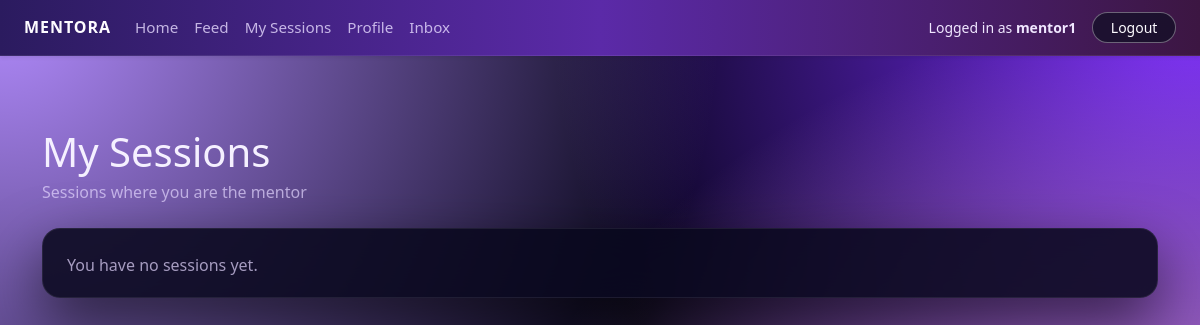
The page /my-sessions/ (signed in) on the database as committed earlier.
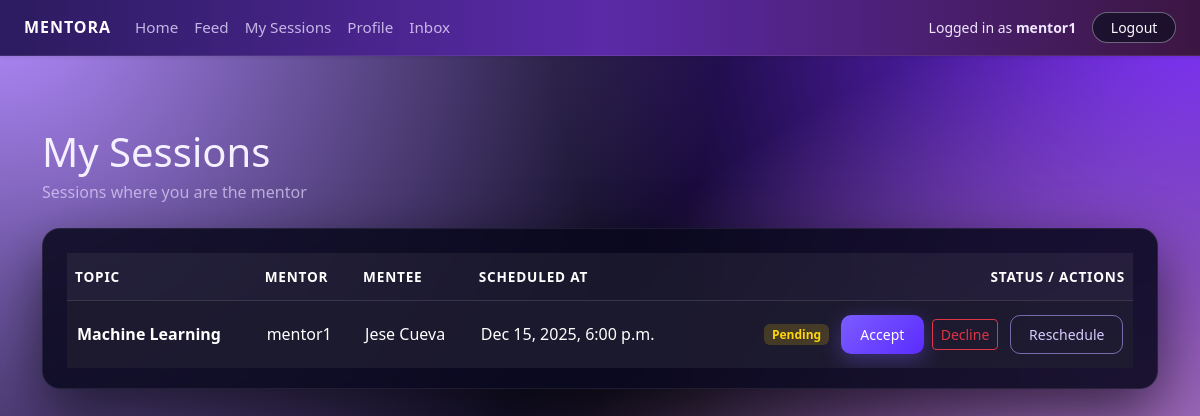
The same page on the database as committed later.
### core/models.py (models this page shows, shortened)
class Session(models.Model):
    STATUS_CHOICES = [
        ("PENDING", "Pending"),
        ("CONFIRMED", "Confirmed"),
        ("COMPLETED", "Completed"),
        ("CANCELLED", "Cancelled"),
    ]
    mentor = models.ForeignKey(
        Profile,
        on_delete=models.CASCADE,
        related_name="sessions_as_mentor",
    )
    mentee = models.ForeignKey(
        Profile,
        on_delete=models.CASCADE,
        related_name="sessions_as_mentee",
    )
    topic = models.CharField(max_length=200)
    scheduled_at = models.DateTimeField()
    status = models.CharField(max_length=10, choices=STATUS_CHOICES, default="PENDING")
    created_at = models.DateTimeField(auto_now_add=True)

class Profile(models.Model):
    ROLE_CHOICES = [
        ("MENTOR", "Mentor"),
        ("MENTEE", "Mentee"),
    ]
    user = models.OneToOneField(
        settings.AUTH_USER_MODEL,
        on_delete=models.CASCADE,
        related_name="profile",
    )
    first_name = models.CharField(max_length=30, blank=True)
    last_name = models.CharField(max_length=30, blank=True)
    role = models.CharField(max_length=10, choices=ROLE_CHOICES)
    public_id = models.CharField(
        max_length=10,
        unique=True,
        editable=False,
        blank=True,
        null=True,
    )
    bio = models.TextField(blank=True)
    skills = models.CharField(
        max_length=255,
        blank=True,
        help_text="Comma-separated skills, e.g. Python, Data Science, Resume Review",
    )
    hourly_rate = models.DecimalField(
        max_digits=6,
        decimal_places=2,
        null=True,
        blank=True,
        help_text="Only for mentors",
    )
    calendly_url = models.URLField(
        blank=True,
        null=True,
        help_text="Mentor's Calendly scheduling link (e.g. https://calendly.com/yourname/30min)",
    )
    photo = models.ImageField(
        upload_to="profiles/",
        blank=True,
        null=True,
    )
    has_seen_welcome = models.BooleanField(default=False)
    def display_name(self):
        name = f"{self.first_name} {self.last_name}".strip()
        return name if name else self.user.username

### core/views.py (the view, shortened to what this page needs)
# urls.py: path("my-sessions/", views.my_sessions, name="my_sessions"),
@login_required
def my_sessions(request):
    profile = request.user.profile
    if profile.role == "MENTOR":
        sessions = (
            Session.objects
            .filter(mentor=profile)
            .exclude(status="CANCELLED")
            .order_by("scheduled_at")
        )
        role_label = "Sessions where you are the mentor"
    context = {
        "sessions": sessions,
        "role_label": role_label,
    }
    return render(request, "core/my_sessions.html", context)

### templates/core/my_sessions.html (shortened to what this page needs)
{% extends "base.html" %}
{% block content %}
<div class="container py-5">
<div class="d-flex justify-content-between align-items-start flex-wrap gap-2 mb-4">
    <div>
        <h1 class="mentora-page-title mb-1">My Sessions</h1>
        <p class="text-muted mb-0">{{ role_label }}</p>
    </div>
</div>
    <div class="mentora-panel">
        {% if sessions %}
            <div class="table-responsive">
                <table class="table table-borderless align-middle mentora-table mb-0">
                    <thead>
                        <tr>
                            <th>Topic</th>
                            <th>Mentor</th>
                            <th>Mentee</th>
                            <th>Scheduled At</th>
                            <th class="text-end">Status / Actions</th>
                        </tr>
                    </thead>
                    <tbody>
                        {% for s in sessions %}
                            <tr>
                                <td><strong>{{ s.topic }}</strong></td>
                                <td>{{ s.mentor.display_name }}</td>
                                <td>{{ s.mentee.display_name }}</td>
                                <td>
                                    {% if s.scheduled_at %}
                                        {{ s.scheduled_at|date:"M d, Y, g:i a" }}
                                    {% else %}
                                        <span class="text-muted">Scheduled session</span>
                                    {% endif %}
                                </td>
                                <td class="text-end">
                                    {% if s.status == "CONFIRMED" %}
                                        <span class="badge bg-success-subtle">Confirmed</span>
                                    {% elif s.status == "CANCELLED" %}
                                        <span class="badge bg-danger-subtle">Cancelled</span>
                                    {% elif s.status == "COMPLETED" %}
                                        <span class="badge bg-secondary-subtle">Completed</span>
                                    {% else %}
                                        <span class="badge bg-warning-subtle">Pending</span>
                                    {% endif %}
                                    {% if user.profile.role == "MENTOR" and s.status == "PENDING" %}
                                        <form method="post"
                                              action="{% url 'update_session_status' s.id 'CONFIRMED' %}"
                                              style="display:inline;">
                                            <button type="submit" class="btn btn-mentora-primary btn-sm ms-2">
                                                Accept
                                            </button>
                                        </form>
                                        <form method="post"
                                              action="{% url 'update_session_status' s.id 'CANCELLED' %}"
                                              style="display:inline;">
                                            <button type="submit"
                                                    class="btn btn-sm btn-outline-danger ms-1">
                                                Decline
                                            </button>
                                        </form>
                                        <a href="#" class="btn btn-mentora-outline btn-sm ms-2">
                                            Reschedule
                                        </a>
                                    {% endif %}
                                </td>
                            </tr>
                        {% endfor %}
                    </tbody>
                </table>
            </div>
        {% else %}
            <p class="text-muted mb-0">
                You have no sessions yet.
            </p>
        {% endif %}
    </div>
</div>
{% endblock %}

### templates/base.html (shortened to what this page needs)
{% load static %}
<link href="https://cdn.jsdelivr.net/npm/bootstrap@5.3.3/dist/css/bootstrap.min.css" rel="stylesheet">
<link rel="stylesheet" href="{% static 'core/styles.css' %}">
<!DOCTYPE html>
<html lang="en">
<head>
    <link
      href="https://cdn.jsdelivr.net/npm/bootstrap@5.3.3/dist/css/bootstrap.min.css"
      rel="stylesheet">
    <link rel="stylesheet" href="{% static 'core/styles.css' %}">
</head>
<body class="mentora-body">
<header>
  <nav class="navbar navbar-expand-lg mentora-nav shadow-sm">
    <div class="container-fluid px-4">
     {% if user.is_authenticated %}
        <a class="navbar-brand mentora-brand" href="{% url 'dashboard' %}">
          Mentora
        </a>
      {% else %}
        <a class="navbar-brand mentora-brand" href="{% url 'home' %}">
          Mentora
        </a>
      {% endif %}
      <div class="collapse navbar-collapse" id="mainNavbar">
        {% if user.is_authenticated %}
          <ul class="navbar-nav me-auto mb-2 mb-lg-0">
            <li class="nav-item">
              <a href="{% url 'dashboard' %}" class="nav-link">Home</a>
            </li>
            <li class="nav-item">
              <a href="{% url 'feed' %}" class="nav-link">Feed</a>
            </li>
            <li class="nav-item">
              <a href="{% url 'my_sessions' %}" class="nav-link">My Sessions</a>
            </li>
            <li class="nav-item">
              <a href="{% url 'profile' %}" class="nav-link">Profile</a>
            </li>
            <li class="nav-item">
              <a href="{% url 'inbox' %}" class="nav-link">Inbox</a>
            </li>
          </ul>
          <div class="d-flex align-items-center ms-auto gap-3">
            <span class="mentora-user-label small">
              Logged in as <strong>{{ user.username }}</strong>
            </span>
            <a href="{% url 'logout_custom' %}" class="btn btn-sm mentora-btn-ghost">
              Logout
            </a>
          </div>
        {% endif %}
      </div>
    </div>
  </nav>
</header>
<main class="mentora-main py-4">
  {% block content %}{% endblock %}
</main>
</body>
</html>

### static/core/styles.css (style rules this page uses)
.mentora-body { min-height: 100vh; margin: 0; background: radial-gradient(circle at top left, #b38cff 0, transparent 50%), radial-gradient(circle at bottom right, #ffb6ff 0, transparent 55%), radial-gradient(circle at top right, #7b2cff 0, transparent 45%), #050415; color: #f5f0ff; font-family: system-ui, -apple-system, BlinkMacSystemFont, "SF Pro Text", "Segoe UI", sans-serif; }
.mentora-main { color: #f5f0ff; }
.mentora-nav { background: linear-gradient(90deg, #2b1b5f, #5b2aa8, #3c1642); border-bottom: 1px solid rgba(255, 255, 255, 0.08); }
.mentora-brand { font-weight: 700; letter-spacing: 0.06em; text-transform: uppercase; font-size: 1rem; color: #fdfbff !important; }
.mentora-nav .nav-link { color: #e7dbff !important; font-size: 0.95rem; opacity: 0.8; transition: opacity 0.2s ease, transform 0.15s ease; }
.mentora-user-label { color: #f0e7ff; }
.mentora-btn-ghost { border-radius: 999px; border: 1px solid rgba(255, 255, 255, 0.35); background: rgba(15, 15, 35, 0.7); color: #fdfbff !important; padding-inline: 1.1rem; transition: background 0.15s ease, transform 0.15s ease, border-color 0.15s ease; }
.text-muted { color: rgba(228, 215, 255, 0.7) !important; }
a { color: #c77dff; text-decoration: none; }
.mentora-panel { background: rgba(10, 8, 30, 0.88); border-radius: 18px; padding: 24px 24px 20px; box-shadow: 0 24px 60px rgba(0, 0, 0, 0.6); backdrop-filter: blur(22px); border: 1px solid rgba(255, 255, 255, 0.08); margin-bottom: 2rem; }
.mentora-table thead th { font-weight: 600; color: #ffffff; font-size: 0.85rem; text-transform: uppercase; letter-spacing: 0.06em; background: rgba(255, 255, 255, 0.06); border-bottom: 1px solid rgba(255, 255, 255, 0.12); padding-top: 14px; padding-bottom: 14px; }
.mentora-table tbody td { color: #ffffff !important; font-weight: 500; font-size: 1rem; padding: 14px 10px; border-top: 1px solid rgba(255, 255, 255, 0.08); background: rgba(255, 255, 255, 0.04); }
.badge.bg-warning-subtle { background-color: rgba(255, 204, 0, 0.18) !important; color: #ffd60a !important; }
.table tbody td { color: #ffffff !important; }
.table tbody tr { background: rgba(20, 18, 38, 0.85); }
.table thead th { color: #ffffff; }
.btn-mentora-primary { background: linear-gradient(135deg, #7b5cff, #5b2cff); border: none; color: #fff; font-weight: 500; padding: 0.55rem 1.2rem; border-radius: 10px; box-shadow: 0 6px 20px rgba(123, 92, 255, 0.35); transition: all 0.25s ease; }
.btn-mentora-outline { background: transparent; border: 1px solid rgba(180, 160, 255, 0.6); color: #d8ccff; border-radius: 10px; padding: 0.5rem 1.1rem; transition: all 0.25s ease; }
:root { --bs-success: #7b2cff; --bs-success-rgb: 123, 44, 255; }

Rows that differ between the two databases and show on the page:
added Session: topic "Machine Learning", mentor.display_name "mentor1", mentee.display_name "Jese Cueva", scheduled_at "Dec 15, 2025, 6:00 p.m.", status "Pending"
Other text that changed with them:
text no longer shown: "You have no sessions yet."
text now shown: "TOPIC MENTOR MENTEE SCHEDULED AT STATUS / ACTIONS"
